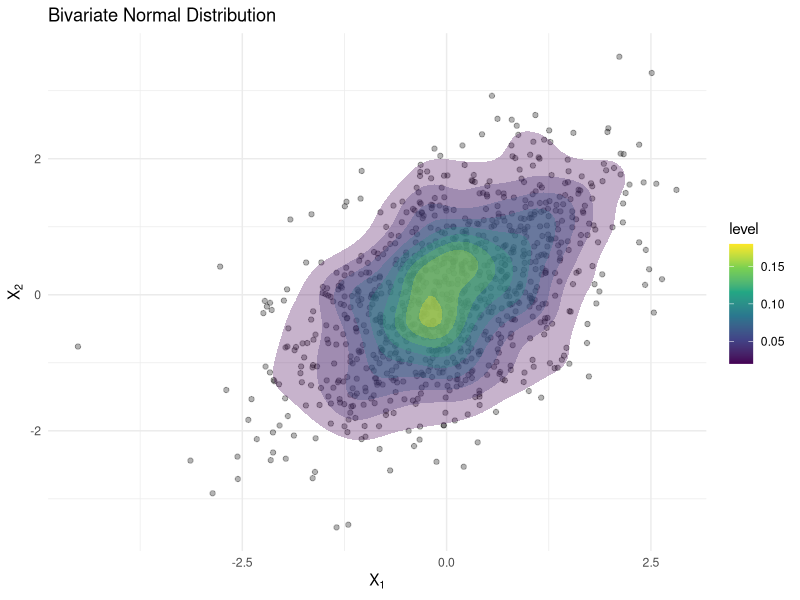

This figure's R source:
library(MASS)
library(ggplot2)

# Generate data
mu <- c(0, 0)
Sigma <- matrix(c(1, 0.5, 0.5, 1), nrow = 2)
xy <- mvrnorm(n = 1000, mu = mu, Sigma = Sigma)

# Create plot
p <- ggplot(data.frame(x = xy[,1], y = xy[,2]), aes(x = x, y = y)) +
  geom_point(alpha = 0.3) +
  stat_density_2d(aes(fill = ..level..), geom = "polygon", alpha = 0.3) +
  scale_fill_viridis_c() +
  theme_minimal() +
  labs(title = "Bivariate Normal Distribution",
       x = expression(X[1]),
       y = expression(X[2]))

ggsave("multivariate_normal.pdf", p, width = 7, height = 7)